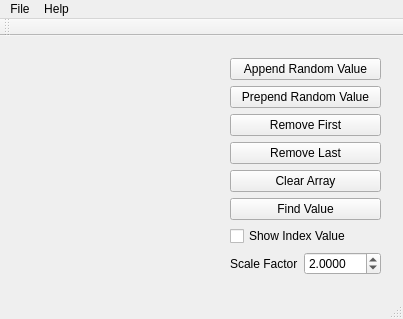
<?xml version="1.0" encoding="UTF-8"?>
<ui version="4.0">
 <class>PA1MainWindow</class>
 <widget class="QMainWindow" name="PA1MainWindow">
  <property name="geometry">
   <rect>
    <x>0</x>
    <y>0</y>
    <width>403</width>
    <height>307</height>
   </rect>
  </property>
  <property name="windowTitle">
   <string>PA1MainWindow</string>
  </property>
  <widget class="QWidget" name="centralWidget">
   <layout class="QVBoxLayout" name="verticalLayout" stretch="0">
    <property name="spacing">
     <number>1</number>
    </property>
    <property name="sizeConstraint">
     <enum>QLayout::SetDefaultConstraint</enum>
    </property>
    <item>
     <layout class="QHBoxLayout" name="horizontalLayout" stretch="1,0">
      <item>
       <widget class="ChrisView" name="widget_chrisView" native="true">
        <property name="sizePolicy">
         <sizepolicy hsizetype="Preferred" vsizetype="Preferred">
          <horstretch>0</horstretch>
          <verstretch>0</verstretch>
         </sizepolicy>
        </property>
       </widget>
      </item>
      <item>
       <widget class="QWidget" name="widget_container" native="true">
        <property name="minimumSize">
         <size>
          <width>0</width>
          <height>0</height>
         </size>
        </property>
        <layout class="QVBoxLayout" name="verticalLayout_2">
         <item>
          <layout class="QVBoxLayout" name="verticalLayout_buttons">
           <property name="sizeConstraint">
            <enum>QLayout::SetMaximumSize</enum>
           </property>
           <item>
            <widget class="QPushButton" name="pushButton_append">
             <property name="text">
              <string>Append Random Value</string>
             </property>
            </widget>
           </item>
           <item>
            <widget class="QPushButton" name="pushButton_prepend">
             <property name="text">
              <string>Prepend Random Value</string>
             </property>
            </widget>
           </item>
           <item>
            <widget class="QPushButton" name="pushButton_removeFirst">
             <property name="text">
              <string>Remove First</string>
             </property>
            </widget>
           </item>
           <item>
            <widget class="QPushButton" name="pushButton_removeLast">
             <property name="text">
              <string>Remove Last</string>
             </property>
            </widget>
           </item>
           <item>
            <widget class="QPushButton" name="pushButton_clear">
             <property name="text">
              <string>Clear Array</string>
             </property>
            </widget>
           </item>
           <item>
            <widget class="QPushButton" name="pushButton_find">
             <property name="text">
              <string>Find Value</string>
             </property>
            </widget>
           </item>
           <item>
            <widget class="QCheckBox" name="checkBox_showIndex">
             <property name="text">
              <string>Show Index Value</string>
             </property>
            </widget>
           </item>
           <item>
            <layout class="QFormLayout" name="formLayout">
             <item row="0" column="0">
              <widget class="QLabel" name="label_sf">
               <property name="text">
                <string>Scale Factor</string>
               </property>
              </widget>
             </item>
             <item row="0" column="1">
              <widget class="QDoubleSpinBox" name="doubleSpinBox_sf">
               <property name="decimals">
                <number>4</number>
               </property>
               <property name="minimum">
                <double>1.000000000000000</double>
               </property>
               <property name="maximum">
                <double>200.000000000000000</double>
               </property>
               <property name="value">
                <double>2.000000000000000</double>
               </property>
              </widget>
             </item>
            </layout>
           </item>
          </layout>
         </item>
        </layout>
       </widget>
      </item>
     </layout>
    </item>
   </layout>
  </widget>
  <widget class="QMenuBar" name="menuBar">
   <property name="geometry">
    <rect>
     <x>0</x>
     <y>0</y>
     <width>403</width>
     <height>20</height>
    </rect>
   </property>
   <widget class="QMenu" name="menuFile">
    <property name="title">
     <string>File</string>
    </property>
    <addaction name="actionExit"/>
   </widget>
   <widget class="QMenu" name="menuHelp">
    <property name="title">
     <string>Help</string>
    </property>
    <addaction name="actionAbout"/>
   </widget>
   <addaction name="menuFile"/>
   <addaction name="menuHelp"/>
  </widget>
  <widget class="QToolBar" name="mainToolBar">
   <attribute name="toolBarArea">
    <enum>TopToolBarArea</enum>
   </attribute>
   <attribute name="toolBarBreak">
    <bool>false</bool>
   </attribute>
  </widget>
  <widget class="QStatusBar" name="statusBar"/>
  <action name="actionExit">
   <property name="text">
    <string>Exit</string>
   </property>
  </action>
  <action name="actionAbout">
   <property name="text">
    <string>About</string>
   </property>
  </action>
 </widget>
 <layoutdefault spacing="6" margin="11"/>
 <customwidgets>
  <customwidget>
   <class>ChrisView</class>
   <extends>QWidget</extends>
   <header>ChrisView.h</header>
   <container>1</container>
  </customwidget>
 </customwidgets>
 <resources/>
 <connections/>
</ui>
